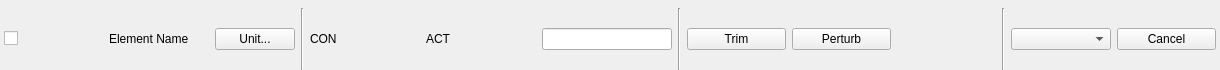
<?xml version="1.0" encoding="UTF-8"?>
<ui version="4.0">
 <class>MagnetListItem</class>
 <widget class="QWidget" name="MagnetListItem">
  <property name="geometry">
   <rect>
    <x>0</x>
    <y>0</y>
    <width>1220</width>
    <height>70</height>
   </rect>
  </property>
  <property name="windowTitle">
   <string>Form</string>
  </property>
  <layout class="QHBoxLayout" name="horizontalLayout">
   <property name="leftMargin">
    <number>4</number>
   </property>
   <property name="topMargin">
    <number>8</number>
   </property>
   <property name="rightMargin">
    <number>4</number>
   </property>
   <property name="bottomMargin">
    <number>0</number>
   </property>
   <item>
    <widget class="PyDMCheckbox" name="batchCheckbox">
     <property name="toolTip">
      <string/>
     </property>
     <property name="whatsThis">
      <string/>
     </property>
     <property name="channel" stdset="0">
      <string>ca://${devname}:SELECT</string>
     </property>
    </widget>
   </item>
   <item>
    <widget class="PyDMLabel" name="elementLabel">
     <property name="sizePolicy">
      <sizepolicy hsizetype="Preferred" vsizetype="Fixed">
       <horstretch>0</horstretch>
       <verstretch>0</verstretch>
      </sizepolicy>
     </property>
     <property name="toolTip">
      <string/>
     </property>
     <property name="whatsThis">
      <string/>
     </property>
     <property name="text">
      <string>Element Name</string>
     </property>
     <property name="alignment">
      <set>Qt::AlignLeading|Qt::AlignLeft|Qt::AlignVCenter</set>
     </property>
     <property name="channel" stdset="0">
      <string>ca://${devname}:MADNAME</string>
     </property>
    </widget>
   </item>
   <item>
    <widget class="PyDMRelatedDisplayButton" name="detailButton">
     <property name="sizePolicy">
      <sizepolicy hsizetype="Maximum" vsizetype="Fixed">
       <horstretch>0</horstretch>
       <verstretch>0</verstretch>
      </sizepolicy>
     </property>
     <property name="toolTip">
      <string/>
     </property>
     <property name="whatsThis">
      <string/>
     </property>
     <property name="text">
      <string>Unit...</string>
     </property>
     <property name="filenames" stdset="0">
      <stringlist>
       <string>mag_block_template.ui</string>
      </stringlist>
     </property>
    </widget>
   </item>
   <item>
    <widget class="Line" name="line_2">
     <property name="orientation">
      <enum>Qt::Vertical</enum>
     </property>
    </widget>
   </item>
   <item>
    <widget class="PyDMLabel" name="conLabel">
     <property name="sizePolicy">
      <sizepolicy hsizetype="Fixed" vsizetype="Fixed">
       <horstretch>0</horstretch>
       <verstretch>0</verstretch>
      </sizepolicy>
     </property>
     <property name="minimumSize">
      <size>
       <width>110</width>
       <height>0</height>
      </size>
     </property>
     <property name="maximumSize">
      <size>
       <width>110</width>
       <height>16777215</height>
      </size>
     </property>
     <property name="toolTip">
      <string/>
     </property>
     <property name="whatsThis">
      <string/>
     </property>
     <property name="text">
      <string>CON</string>
     </property>
     <property name="channel" stdset="0">
      <string>ca://${devname}:BCON</string>
     </property>
    </widget>
   </item>
   <item>
    <widget class="PyDMLabel" name="actLabel">
     <property name="sizePolicy">
      <sizepolicy hsizetype="Fixed" vsizetype="Fixed">
       <horstretch>0</horstretch>
       <verstretch>0</verstretch>
      </sizepolicy>
     </property>
     <property name="minimumSize">
      <size>
       <width>110</width>
       <height>0</height>
      </size>
     </property>
     <property name="maximumSize">
      <size>
       <width>110</width>
       <height>16777215</height>
      </size>
     </property>
     <property name="toolTip">
      <string/>
     </property>
     <property name="whatsThis">
      <string/>
     </property>
     <property name="text">
      <string>ACT</string>
     </property>
     <property name="channel" stdset="0">
      <string>ca://${devname}:BACT</string>
     </property>
    </widget>
   </item>
   <item>
    <widget class="PyDMLineEdit" name="desLineEdit">
     <property name="sizePolicy">
      <sizepolicy hsizetype="Fixed" vsizetype="Fixed">
       <horstretch>0</horstretch>
       <verstretch>0</verstretch>
      </sizepolicy>
     </property>
     <property name="minimumSize">
      <size>
       <width>130</width>
       <height>0</height>
      </size>
     </property>
     <property name="maximumSize">
      <size>
       <width>100</width>
       <height>16777215</height>
      </size>
     </property>
     <property name="toolTip">
      <string/>
     </property>
     <property name="whatsThis">
      <string>
    Writeable text field to send and display channel values
    </string>
     </property>
     <property name="channel" stdset="0">
      <string>ca://${devname}:BDES</string>
     </property>
    </widget>
   </item>
   <item>
    <widget class="Line" name="line_3">
     <property name="orientation">
      <enum>Qt::Vertical</enum>
     </property>
    </widget>
   </item>
   <item>
    <widget class="PyDMPushButton" name="trimButton">
     <property name="toolTip">
      <string/>
     </property>
     <property name="whatsThis">
      <string>
    Basic PushButton to send a fixed value.

    The PyDMPushButton is meant to hold a specific value, and send that value
    to a channel when it is clicked, much like the MessageButton does in EDM.
    The PyDMPushButton works in two different modes of operation, first, a
    fixed value can be given to the :attr:`.pressValue` attribute, whenever the
    button is clicked a signal containing this value will be sent to the
    connected channel. This is the default behavior of the button. However, if
    the :attr:`.relativeChange` is set to True, the fixed value will be added
    to the current value of the channel. This means that the button will
    increment a channel by a fixed amount with every click, a consistent
    relative move
    
    Parameters
    ----------
    pressValue : int, float, str
        Value to be sent when the button is clicked
    
    channel : str
        ID of channel to manipulate

    parent : QObject, optional
        Parent of PyDMPushButton

    label : str, optional
        String to place on button

    icon : QIcon, optional
        An Icon to display on the PyDMPushButton


    relative : bool, optional
        Choice to have the button perform a relative put, instead of always
        setting to an absolute value
    </string>
     </property>
     <property name="text">
      <string>Trim</string>
     </property>
     <property name="channel" stdset="0">
      <string>ca://${devname}:CTRL</string>
     </property>
     <property name="pressValue" stdset="0">
      <string>1</string>
     </property>
    </widget>
   </item>
   <item>
    <widget class="PyDMPushButton" name="perturbButton">
     <property name="toolTip">
      <string/>
     </property>
     <property name="whatsThis">
      <string>
    Basic PushButton to send a fixed value.

    The PyDMPushButton is meant to hold a specific value, and send that value
    to a channel when it is clicked, much like the MessageButton does in EDM.
    The PyDMPushButton works in two different modes of operation, first, a
    fixed value can be given to the :attr:`.pressValue` attribute, whenever the
    button is clicked a signal containing this value will be sent to the
    connected channel. This is the default behavior of the button. However, if
    the :attr:`.relativeChange` is set to True, the fixed value will be added
    to the current value of the channel. This means that the button will
    increment a channel by a fixed amount with every click, a consistent
    relative move
    
    Parameters
    ----------
    pressValue : int, float, str
        Value to be sent when the button is clicked
    
    channel : str
        ID of channel to manipulate

    parent : QObject, optional
        Parent of PyDMPushButton

    label : str, optional
        String to place on button

    icon : QIcon, optional
        An Icon to display on the PyDMPushButton


    relative : bool, optional
        Choice to have the button perform a relative put, instead of always
        setting to an absolute value
    </string>
     </property>
     <property name="text">
      <string>Perturb</string>
     </property>
     <property name="channel" stdset="0">
      <string>ca://${devname}:CTRL</string>
     </property>
     <property name="pressValue" stdset="0">
      <string>2</string>
     </property>
    </widget>
   </item>
   <item>
    <widget class="PyDMSlider" name="bCtrlSlider">
     <property name="sizePolicy">
      <sizepolicy hsizetype="Preferred" vsizetype="Fixed">
       <horstretch>0</horstretch>
       <verstretch>0</verstretch>
      </sizepolicy>
     </property>
     <property name="toolTip">
      <string/>
     </property>
     <property name="whatsThis">
      <string/>
     </property>
     <property name="channel" stdset="0">
      <string>ca://${devname}:BCTRL</string>
     </property>
     <property name="userDefinedLimits" stdset="0">
      <bool>false</bool>
     </property>
     <property name="userMinimum" stdset="0">
      <double>-1.000000000000000</double>
     </property>
     <property name="userMaximum" stdset="0">
      <double>1.000000000000000</double>
     </property>
     <property name="num_steps" stdset="0">
      <number>101</number>
     </property>
    </widget>
   </item>
   <item>
    <widget class="Line" name="line">
     <property name="orientation">
      <enum>Qt::Vertical</enum>
     </property>
    </widget>
   </item>
   <item>
    <widget class="PyDMEnumComboBox" name="controlComboBox">
     <property name="sizePolicy">
      <sizepolicy hsizetype="Preferred" vsizetype="Maximum">
       <horstretch>0</horstretch>
       <verstretch>0</verstretch>
      </sizepolicy>
     </property>
     <property name="toolTip">
      <string/>
     </property>
     <property name="whatsThis">
      <string/>
     </property>
     <property name="channel" stdset="0">
      <string>ca://${devname}:CTRL</string>
     </property>
    </widget>
   </item>
   <item>
    <widget class="PyDMPushButton" name="abortButton">
     <property name="enabled">
      <bool>true</bool>
     </property>
     <property name="toolTip">
      <string/>
     </property>
     <property name="whatsThis">
      <string>
    Basic PushButton to send a fixed value.

    The PyDMPushButton is meant to hold a specific value, and send that value
    to a channel when it is clicked, much like the MessageButton does in EDM.
    The PyDMPushButton works in two different modes of operation, first, a
    fixed value can be given to the :attr:`.pressValue` attribute, whenever the
    button is clicked a signal containing this value will be sent to the
    connected channel. This is the default behavior of the button. However, if
    the :attr:`.relativeChange` is set to True, the fixed value will be added
    to the current value of the channel. This means that the button will
    increment a channel by a fixed amount with every click, a consistent
    relative move
    
    Parameters
    ----------
    pressValue : int, float, str
        Value to be sent when the button is clicked
    
    channel : str
        ID of channel to manipulate

    parent : QObject, optional
        Parent of PyDMPushButton

    label : str, optional
        String to place on button

    icon : QIcon, optional
        An Icon to display on the PyDMPushButton


    relative : bool, optional
        Choice to have the button perform a relative put, instead of always
        setting to an absolute value
    </string>
     </property>
     <property name="text">
      <string>Cancel</string>
     </property>
     <property name="channel" stdset="0">
      <string>ca://${devname}:ABORT</string>
     </property>
    </widget>
   </item>
  </layout>
 </widget>
 <customwidgets>
  <customwidget>
   <class>PyDMLabel</class>
   <extends>QLabel</extends>
   <header>pydm.widgets.label</header>
  </customwidget>
  <customwidget>
   <class>PyDMSlider</class>
   <extends>QFrame</extends>
   <header>pydm.widgets.slider</header>
  </customwidget>
  <customwidget>
   <class>PyDMLineEdit</class>
   <extends>QLineEdit</extends>
   <header>pydm.widgets.line_edit</header>
  </customwidget>
  <customwidget>
   <class>PyDMPushButton</class>
   <extends>QPushButton</extends>
   <header>pydm.widgets.pushbutton</header>
  </customwidget>
  <customwidget>
   <class>PyDMCheckbox</class>
   <extends>QCheckBox</extends>
   <header>pydm.widgets.checkbox</header>
  </customwidget>
  <customwidget>
   <class>PyDMRelatedDisplayButton</class>
   <extends>QPushButton</extends>
   <header>pydm.widgets.related_display_button</header>
  </customwidget>
  <customwidget>
   <class>PyDMEnumComboBox</class>
   <extends>QComboBox</extends>
   <header>pydm.widgets.enum_combo_box</header>
  </customwidget>
 </customwidgets>
 <resources/>
 <connections/>
</ui>
